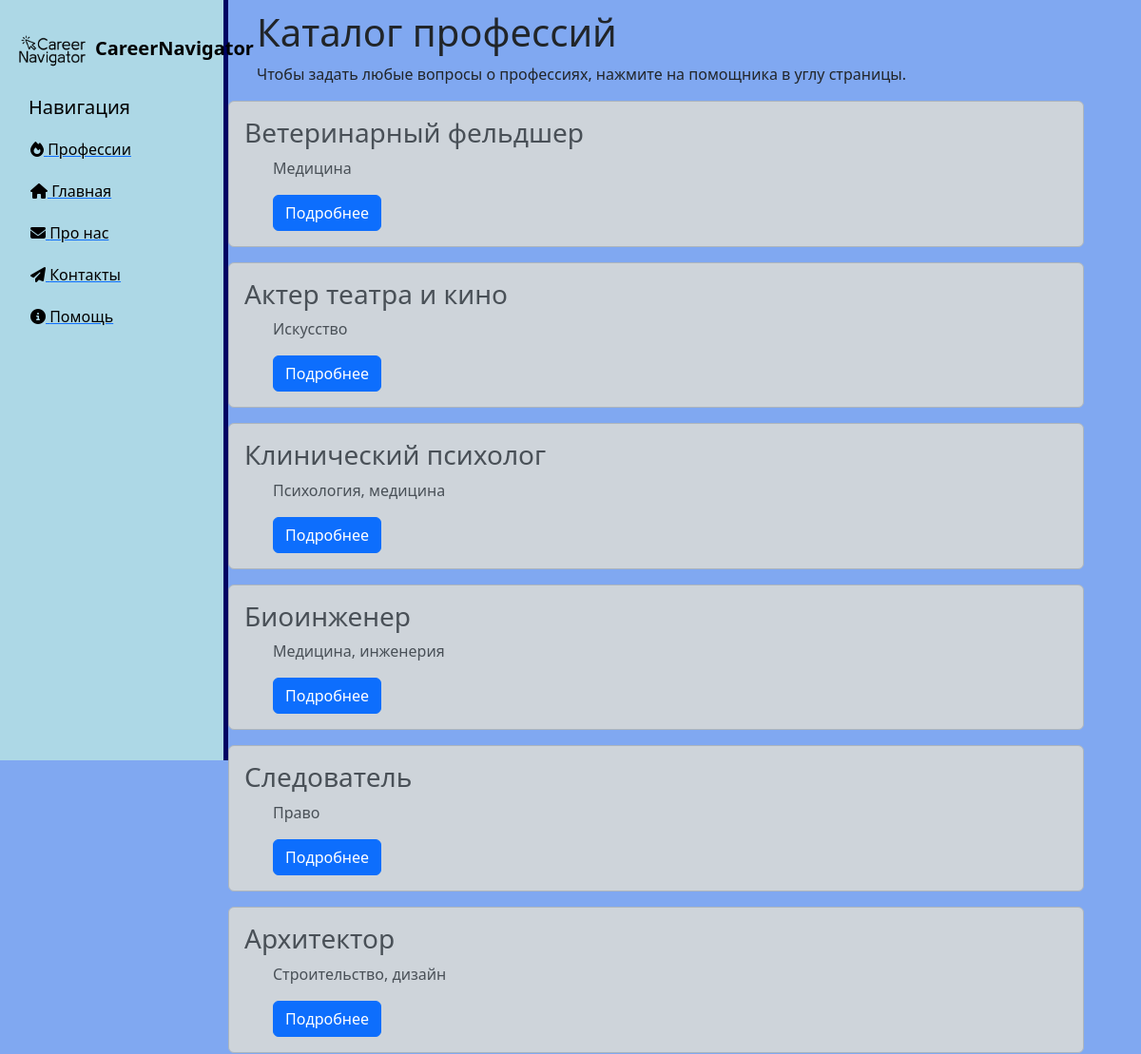
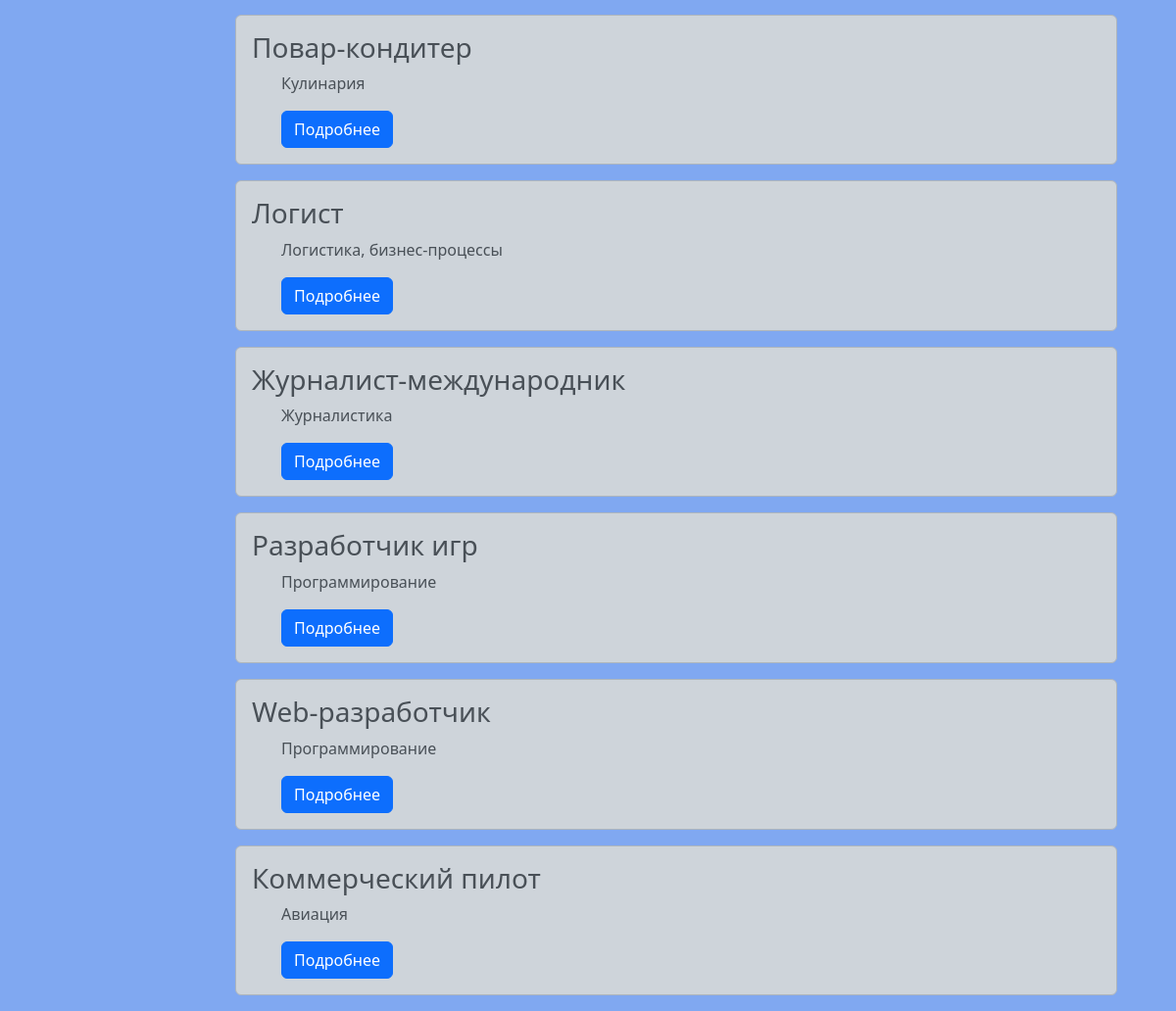
/professions/, run on the app's committed database (2 pictures, top to bottom).
### newapp/models.py (models this page shows, shortened)
class Professions(models.Model):
    title = models.CharField('Профессия', max_length=50, default='Профессия')
    anons = models.CharField('Анонс', max_length=200)
    full_text = models.TextField('Описание профессии')
    date = models.DateField('Дата обновления')
    class Meta:
        verbose_name = 'Профессия'
        verbose_name_plural = 'Профессии'

### newapp/views.py (the view)
# urls.py: path('', views.newapp_home, name='newapp_home'),
def newapp_home(request):
    profs = Professions.objects.order_by('-date')
    return render(request, 'newapp/newapp_home.html', {'profs':profs})

### newapp/templates/newapp/newapp_home.html (shortened to what this page needs)
{% extends 'main/layout.html' %}
{% block content %}
    <div class="features">
        <h1>Каталог профессий</h1>
        <p>Чтобы задать любые вопросы о профессиях, нажмите на помощника в углу страницы.</p>
        {% if profs %}
            {% for el in profs %}
                <div class="alert alert-dark">
                    <h3>{{ el.title }}</h3>
                    <p>{{ el.anons }}</p>
                    <a href="{% url 'newapp-detail' el.id %}" class="btn btn-primary">Подробнее</a>
                </div>
            {% endfor %}
        {% else %}
        <p>Список пуст</p>
        {% endif %}
    </div>
{% endblock %}

### main/templates/main/layout.html (shortened to what this page needs)
{% load static %}
<!doctype html>
<html lang="ru">
<head>
    <link rel='stylesheet' href="https://cdn.jsdelivr.net/npm/bootstrap@5.3.3/dist/css/bootstrap.min.css">
    <link rel="stylesheet" href="{% static 'main/css/main.css' %}">
    <link rel="stylesheet" href="https://use.fontawesome.com/releases/v6.7.2/css/all.css">
</head>
<body>
    <aside>
        <img src="{% static 'main/img/logopng.png' %}" alt="Лого">
        <span class="logo">CareerNavigator</span>
        <h3>Навигация</h3>
        <ul>
            <a href="{% url 'newapp_home' %}"><li><i class="fa-solid fa-fire"></i> Профессии</li></a>
            <a href="{% url 'home' %}"><li><i class="fa-solid fa-house"></i> Главная</li></a>
            <a href="{% url 'about' %}"><li><i class="fa-solid fa-envelope"></i> Про нас</li></a>
            <a href="{% url 'contact' %}"><li><i class="fa-solid fa-paper-plane"></i> Контакты</li></a>
            <a href="{% url 'help' %}"><li><i class="fa-solid fa-circle-info"></i> Помощь</li></a>
        </ul>
    </aside>
    <main>
        {% block content %}
        {% endblock %}
    </main>
</body>
</html>

### main/static/main/css/main.css (style rules this page uses)
body { background: #80a8f1; }
aside { float: left; background: lightblue; width: 20%; padding: 2.5%; height: 100vh; color: black; border-right: 5px solid #000263; }
aside img { width: 80px; float: left; margin-left: -15px; }
aside .logo { font-size: 20px; margin-left: 70px; font-weight: bold; position: relative; top: -35px; }
aside h3 { font-size: 20px; }
aside ul { list-style: none }
aside ul li { color: black; display: block; margin-top: 20px; margin-left: -30px; transition: transform .3s ease; }
main .features { float: left; margin-top: 10px; text-align: left; width: 75%; }
main .features h1 { font-size: 40px; margin-left: 30px }
main .features p { max-width: 800px; margin-left: 30px }
main .features a { margin-left: 30px }

### data on the page
Professions: title "Ветеринарный фельдшер", anons "Медицина"
Professions: title "Актер театра и кино", anons "Искусство"
Professions: title "Клинический психолог", anons "Психология, медицина"
Professions: title "Биоинженер", anons "Медицина, инженерия"
Professions: title "Следователь", anons "Право"
Professions: title "Архитектор", anons "Строительство, дизайн"
Professions: title "Повар-кондитер", anons "Кулинария"
Professions: title "Логист", anons "Логистика, бизнес-процессы"
Professions: title "Журналист-международник", anons "Журналистика"
Professions: title "Разработчик игр", anons "Программирование"
Professions: title "Web-разработчик", anons "Программирование"
Professions: title "Коммерческий пилот", anons "Авиация"
